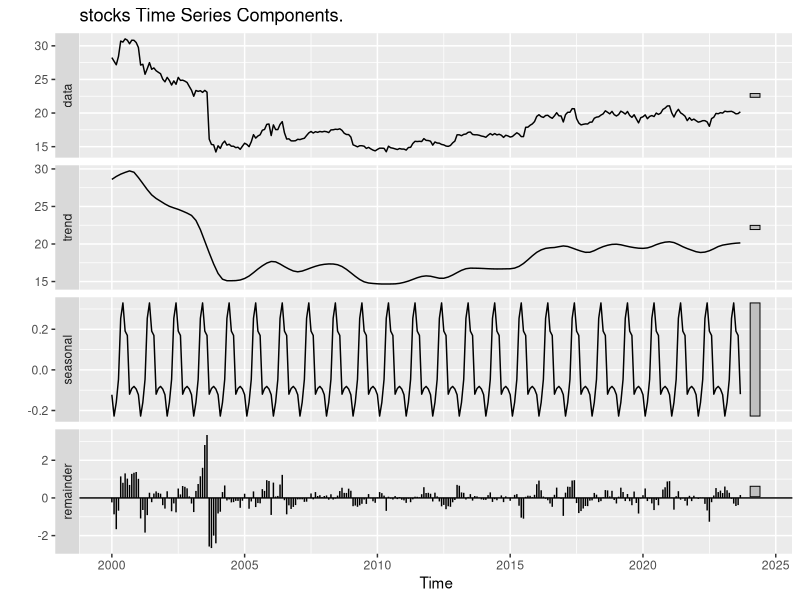
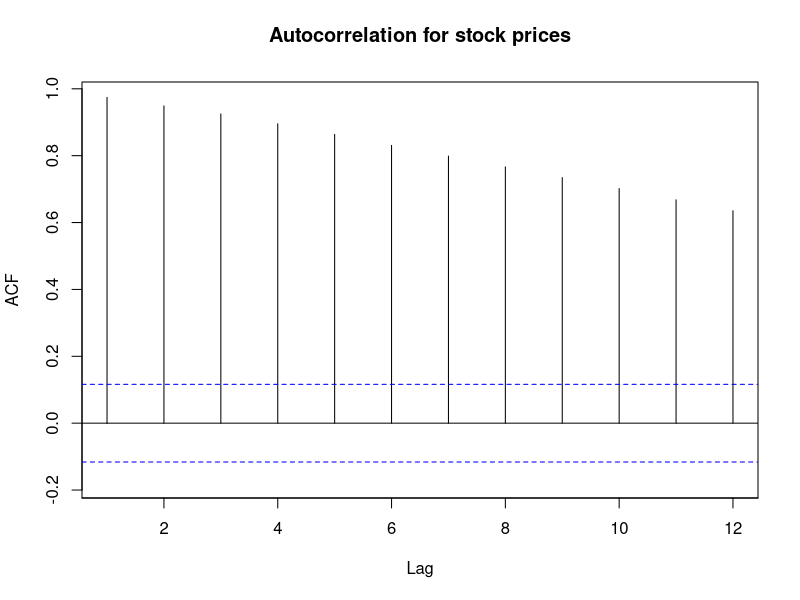

Recreate these plots in R, in order. (Note: this script raises an error after producing the figures.)
library(forecast)


# Assuming that your CSV file is structured with 'Date' and 'Close' columns for dates and closing prices
stocks_data <- read.csv("stocks_1.csv")


stocks_data
# Assuming 'stocks_data' is your data frame and 'Adj_Close' is the column containing stock prices

stocks_data$Date <- as.Date(stocks_data$Date, format = "%m/%d/%Y")

# Extract year and month from the Date column
stocks_data$Year <- lubridate::year(stocks_data$Date)
stocks_data$Month <- lubridate::month(stocks_data$Date)

# Calculate the mean 'Adj_Close' for each month
monthly_avg <- aggregate(AdjClose ~ Year + Month, data = stocks_data, FUN = mean)

# Rename the columns for clarity
colnames(monthly_avg) <- c("Year", "Month", "Mean_Adj_Close")

# Print the summarized data
print(monthly_avg)

# Create a new column 'MonthYear' by combining 'Year' and 'Month'
stocks_data$MonthYear <- paste(stocks_data$Year, stocks_data$Month, sep = "")

# Calculate the mean 'Adj_Close' for each MonthYear
monthly_avg <- aggregate(AdjClose ~ MonthYear, data = stocks_data, FUN = mean)

# Rename the columns for clarity
colnames(monthly_avg) <- c("MonthYear", "AdjClose")

# Print the summarized data
print(monthly_avg)

#Create Time Series data, plot ts components, and autocorrelation. 
stocks.ts <- ts(stocks_data$AdjClose, 
                start = c(2000, 1), end = c(2023, 9), freq = 12)
stocks.ts
stocks.stl <- stl(stocks.ts, s.window = "periodic")
autoplot(stocks.stl, main = "stocks Time Series Components.")
# identify autocorrelation and plot autocorrelation for different lags.

autocor <- Acf(stocks.ts, lag.max = 12, 
               main = "Autocorrelation for stock prices")
#Check Predictability of the data

# Use Arima() function to fit AR(1) model 
stocks.ar1<- Arima(stocks.ts, order = c(1,0,0))
summary(stocks.ar1)
# Apply z-test to test the null hypothesis that beta 
# coefficient of AR(1) is equal to 1.
ar1 <- 0.9899
s.e. <- 0.0080
null_mean <- 1
alpha <- 0.05
z.stat <- (ar1-null_mean)/s.e.
z.stat
p.value <- pnorm(z.stat)
p.value
if (p.value<alpha) {
  "Reject null hypothesis"
} else {
  "Accept null hypothesis"
}
stocks.ar1.pred <- forecast(stocks.ar1, h = nValid, level = 0)
stocks.ar1.pred
Acf(stocks.ar1$residuals, lag.max = 12, 
    main = "Autocorrelation for stocks data")
#Partitioning the Data
# Define the numbers of months in the training and validation sets,
# nTrain and nValid, respectively.

length(stocks.ts)


nValid <- 75
nTrain <- length(stocks.ts) - nValid 
train.ts <- window(stocks.ts, start = c(2000, 1), end = c(2000, nTrain))
valid.ts <- window(stocks.ts, start = c(2000, nTrain + 1), 
                   end = c(2000, nTrain + nValid))
#APPLYING FORECASTING METHODS

# Develop two-level forecast by combining regression forecast 
#and trailing MA forecast for residuals.

# Develop Regression model with linear trend and seasonality for training partition
trend.seas <- tslm(train.ts ~ trend + season)
summary(trend.seas)
# Identify and display regression residuals for training
# partition (differences between actual and regression values 
# in the same periods).
trend.seas.res <- trend.seas$residuals
trend.seas.res
library(zoo)
# Apply trailing MA for residuals with window width k = 4
# for training partition.
ma.trail.res <- rollmean(trend.seas.res, k = 4, align = "right")
ma.trail.res
## Forecast using regression and trailing MA for validation partition

# Create regression forecast with trend and seasonality for validation period.
trend.seas.pred <- forecast(trend.seas, h = nValid, level = 0)
trend.seas.pred
# Regression residuals in validation period.
trend.seas.res.valid <- valid.ts - trend.seas.pred$mean
trend.seas.res.valid
# Create residuals forecast for validation period.
ma.trail.res.pred <- forecast(ma.trail.res, h = nValid, level = 0)
ma.trail.res.pred
##PLOTS
# Plot original data and regression forecast for training and 
# validation partitions.
plot(stocks.ts, 
     xlab = "Time", ylab = "stock price", ylim = c(10,35), 
     bty = "l", xlim = c(2000, 2023), xaxt = "n",
     main = "Regression Forecast in Training and Validation Partitions ") 
axis(1, at = seq(2000,2023, 1), labels = format(seq(2000,2023, 1)))
lines(trend.seas$fitted, col = "blue", lwd = 2, lty = 1)
lines(trend.seas.pred$mean, col = "blue", lwd = 2, lty = 2)
legend(2001,35, legend = c("stock price", 
                             "Regression Forecast, Training Partition", 
                             "Regression Forecast, Validation Partition"), 
       col = c("black", "blue", "blue"), 
       lty = c(1, 1, 2), lwd =c(1, 2, 2), bty = "n")

# Plot on chart vertical lines and horizontal arrows describing
# training, validation, and future prediction intervals.
lines(c(2022, 2022), c(0, 1800))
lines(c(2023, 2023), c(0, 1800))
text(2009, 35, "Training")
text(2022, 35, "Validation")
text(2024.5, 35, "Future")
# Develop two-level forecast for validation period by combining  
# regression forecast and trailing MA forecast for residuals.
fst.2level <- trend.seas.pred$mean + ma.trail.res.pred$mean
fst.2level
# Use accuracy() function to identify common accuracy measures.
# Use round() function to round accuracy measures to three decimal digits.
round(accuracy(fst.2level, valid.ts), 3)
##EXPONENTIAL SMOOTHING

## SIMPLE EXPONENTIAL SMOOTHING (SES) WITH PARTITIONED DATA, ALPHA = 0.2.

# Create simple exponential smoothing (SES) for training data.
#model = "ANN", i.e., additive error(A), no trend (N) & no seasonality (N).
ses.orig <- ets(train.ts, model = "ANN", alpha = 0.2)
ses.orig
# make predictions using  SES model for validation period. 
ses.orig.pred <- forecast(ses.orig, h = nValid, level = 0)
ses.orig.pred
#Accuracy for validation partition
round(accuracy(ses.orig.pred$mean, valid.ts), 3)
## HOLT-WINTER'S (HW) EXPONENTIAL SMOOTHING WITH PARTITIONED DATA. 
## OPTIMAL PARAMETERS FOR ALPHA, BETA, AND GAMMA.

# Create Holt-Winter's (HW) exponential smoothing for partitioned data.
# Use ets() function with model = "AAA", i.e., additive error(A), 
# additive trend (A), & additive seasonality (A). 
# Use optimal alpha, beta, & gamma to fit HW over the training period.
hw.AAA <- ets(train.ts, model = "AAA")
hw.AAA
#make predictions using this HW model for validation period. 
hw.AAA.pred <- forecast(hw.AAA, h = nValid, level = 0)
hw.AAA.pred
# Plot HW predictions for HW additive model (AAA) optimal smoothing parameters.
plot(hw.AAA.pred$mean, 
     xlab = "Time", ylab = "stocks", ylim = c(10,35), 
     bty = "l", xlim = c(2000, 2023), xaxt = "n",
     main = "Holt-Winter's Additive Model with Optimal Smoothing Parameters", 
     lty = 2, col = "blue", lwd = 2) 
axis(1, at = seq(2000,2023, 1), labels = format(seq(2000,2023, 1)))
lines(trend.seas$fitted, col = "blue", lwd = 2, lty = 1)
lines(hw.AAA.pred$fitted, col = "blue", lwd = 2)
lines(stocks.ts)
legend(2001,35, legend = c("stock price", 
                           "Regression Forecast, Training Partition", 
                           "Regression Forecast, Validation Partition"), 
       col = c("black", "blue", "blue"), 
       lty = c(1, 1, 2), lwd =c(1, 2, 2), bty = "n")

# Plot on chart vertical lines and horizontal arrows describing
# training, validation, and future prediction intervals.
lines(c(2022, 2022), c(0, 1800))
lines(c(2023, 2023), c(0, 1800))
text(2009, 35, "Training")
text(2022, 35, "Validation")
text(2024.5, 35, "Future")

#accuracy for validation data
round(accuracy(hw.AAA.pred$mean, valid.ts), 3)
# Create Holt-Winter's (HW) exponential smoothing for partitioned data with model = "ZZZ"
#i.e., automatic selection of error, trend, and seasonality options.
# Use optimal alpha, beta, & gamma to fit HW over the training period.
hw.ZZZ <- ets(train.ts, model = "ZZZ")
hw.ZZZ 

#make predictions using this HW model with validation period. 
hw.ZZZ.pred <- forecast(hw.ZZZ, h = nValid, level = 0)
hw.ZZZ.pred
round(accuracy(hw.ZZZ.pred$mean, valid.ts), 3)
##REGRESSION BASED MODELS

#Regression Model with Seasonality for training dataset
train.season <- tslm(train.ts ~ season)

# See summary of seasonal model and associated parameters.
summary(train.season)


# make predictions for ts with seasonality data in validation set.  
train.season.pred <- forecast(train.season, h = nValid, level = 0)
#accuracy for validation partition
round(accuracy(train.season.pred$mean, valid.ts), 3)


#Regression Model with Linear Trend and Seasonality for training partition
train.lin.season <- tslm(train.ts ~ trend + season)

# See summary of linear trend and seasonality model and associated parameters.
summary(train.lin.season)


# make predictions for ts with linear trend and seasonality data in validation set.  
train.lin.season.pred <- forecast(train.lin.season, h = nValid, level = 0)
#Regression model with quadratic trend and seasonality for training partition
train.quad.season <- tslm(train.ts ~ trend + I(trend^2) + season)

# See summary of quadratic trend and seasonality model and associated parameters.
summary(train.quad.season)

# make predictions for ts with trend and seasonality data in validation set.  
train.quad.season.pred <- forecast(train.quad.season, h = nValid, level = 0)
#Accuracy for validation partition
round(accuracy(train.quad.season.pred$mean, valid.ts),3)



## CREATE TWO-LEVEL MODEL WITH LINEAR TREND AND SEASONALITY MODEL AND AR(1) RESIDUALS.


# create linear trend and seasonal model for training partition
train.lin.season <- tslm(train.ts ~ trend + season)

# See summary of linear trend equation and associated parameters.
summary(train.lin.season)

# make predictions for ts with linear trend and seasonal model in validation set.  
train.lin.season.pred <- forecast(train.lin.season, h = nValid, level = 0)
train.lin.season.pred

# Use Acf() function to identify autocorrelation for the model residuals 
# (training and validation sets)
Acf(train.lin.season.pred$residuals, lag.max = 12, 
    main = "Autocorrelation for Houses Sold Training Residuals")
Acf(valid.ts - train.lin.season.pred$mean, lag.max = 12, 
    main = "Autocorrelation for Houses Sold Validation Residuals")


# Use Arima() function to fit AR(1) model for training residuals. The Arima model of 
# order = c(1,0,0) gives an AR(1) model.

res.ar1 <- Arima(train.lin.season$residuals, order = c(1,0,0))
summary(res.ar1)

# make prediction of residuals in validation set.
res.ar1.pred <- forecast(res.ar1, h = nValid, level = 0)
res.ar1.pred

# identify autocorrelation for the training residual of residuals 
#plot autocorrelation for different lags 
Acf(res.ar1$residuals, lag.max = 12, 
    main = "Autocorrelation for Houses Sold Training Residuals of Residuals")

# Create two-level model's forecast with linear trend and seasonality 
# regression + AR(1) for residuals for validation period. 
valid.two.level.pred <- train.lin.season.pred$mean + res.ar1.pred$mean
#Accuracy for validation data
round(accuracy(valid.two.level.pred, valid.ts), 3)


###ARIMA MODELS

##ARIMA (2,1,2)

# Use Arima() function to fit ARIMA(2,1,2) model.
# Use summary() to show ARIMA model and its parameters.
train.arima <- Arima(train.ts, order = c(2,1,2)) 
summary(train.arima)

# make predictions for ts with ARIMA model in validation set.    
train.arima.pred <- forecast(train.arima, h = nValid, level = 0)
train.arima.pred

# Using Acf() function, create autocorrelation chart of ARIMA(2,1,2) model residuals.
Acf(train.arima$residuals, lag.max = 12, 
    main = "Autocorrelations of ARIMA(2,1,2) Model Residuals")
#Accuracy for validation data
round(accuracy(train.arima.pred$mean, valid.ts), 3)



##AUTO ARIMA MODEL

# Use auto.arima() function to fit ARIMA model.
# Use summary() to show auto ARIMA model and its parameters.
train.auto.arima <- auto.arima(train.ts)
summary(train.auto.arima)

# make predictions for ts with auto ARIMA model in validation set.  
train.auto.arima.pred <- forecast(train.auto.arima, h = nValid, level = 0)
train.auto.arima.pred

# Using Acf() function, create autocorrelation chart of auto ARIMA 
# model residuals.
Acf(train.auto.arima$residuals, lag.max = 12, 
    main = "Autocorrelations of Auto ARIMA Model Residuals")
#Accuracy for validation dataset
round(accuracy(train.auto.arima.pred$mean, valid.ts), 3)


#### After comparing the accuracy, below models would be used for future forecasting:
#Two level model with Linear trend and seasonality + Trailing MA
#Holt-Winter's ZZZ model
#Regression Model with Seasonality
#ARIMA (2,1,2)
#Auto ARIMA


##Using Two level model with Linear trend and seasonality + Trailing MA for entire dataset

# Fit a regression model with linear trend and seasonality for
# entire data set.
tot.trend.seas <- tslm(stocks.ts ~ trend  + season)
summary(tot.trend.seas)

# Create regression forecast for future 24 periods.
tot.trend.seas.pred <- forecast(tot.trend.seas, h = 24, level = 0)
tot.trend.seas.pred

# Identify and display regression residuals for entire data set.
tot.trend.seas.res <- tot.trend.seas$residuals
tot.trend.seas.res

# Use trailing MA to forecast residuals for entire data set.
tot.ma.trail.res <- rollmean(tot.trend.seas.res, k = 4, align = "right")
tot.ma.trail.res

# Create forecast for trailing MA residuals for future 24 periods.
tot.ma.trail.res.pred <- forecast(tot.ma.trail.res, h = 24, level = 0)
tot.ma.trail.res.pred

# Develop 2-level forecast for future 24 periods by combining 
# regression forecast and trailing MA for residuals for future
# 12 periods.
tot.fst.2level <- tot.trend.seas.pred$mean + tot.ma.trail.res.pred$mean
tot.fst.2level
#Accuracy for the forecast
round(accuracy(tot.trend.seas.pred$fitted+tot.ma.trail.res, stocks.ts), 3)
round(accuracy((snaive(stocks.ts))$fitted, stocks.ts), 3)


## FORECAST WITH HOLT-WINTER'S ZZZ MODEL USING ENTIRE DATA SET INTO
## THE FUTURE FOR 24 PERIODS.

# Create Holt-Winter's (HW) exponential smoothing for full data set. 
HW.ZZZ <- ets(stocks.ts, model = "ZZZ")
HW.ZZZ

#make predictions using this HW model for 24 month into the future.
HW.ZZZ.pred <- forecast(HW.ZZZ, h = 24 , level = 0)
HW.ZZZ.pred
#Accuracy for forecast
round(accuracy(HW.ZZZ.pred$fitted, stocks.ts), 3)



## FORECAST WITH REGRESSION MODEL WITH SEASONALITY USING ENTIRE DATA SET INTO
## THE FUTURE FOR 24 PERIODS.

#Regression Model with Seasonality for training dataset
data.season <- tslm(stocks.ts ~ season)

# See summary of seasonal model and associated parameters.
summary(data.season)


# make predictions for ts with seasonality data in validation set.  
data.season.pred <- forecast(data.season, h = 24, level = 0)
#accuracy for forecast
round(accuracy(data.season.pred$fitted, stocks.ts), 3)


## FORECAST WITH ARIMA(2,1,2) USING ENTIRE DATA SET INTO
## THE FUTURE FOR 24 PERIODS.

# Use arima() function to fit seasonal ARIMA(2,1,2) model 
# for entire data set.
# use summary() to show auto ARIMA model and its parameters for entire data set.
arima.seas <- Arima(stocks.ts, order = c(2,1,2))
summary(arima.seas)

# Apply forecast() function to make predictions for ts with ARIMA (2,1,2) model 
#for the future 24 periods. 
arima.seas.pred <- forecast(arima.seas, h = 24, level = 0)
arima.seas.pred


# Use Acf() function to create autocorrelation chart of ARIMA (2,1,2)
# model residuals.
Acf(arima.seas$residuals, lag.max = 12, 
    main = "Autocorrelations of Seasonal ARIMA (2,1,2) Model Residuals")
#Accuracy for the forecast
round(accuracy(arima.seas.pred$fitted, stocks.ts), 3)



###AUTO ARIMA
# Use auto.arima() function to fit ARIMA model for entire data set.
# use summary() to show auto ARIMA model and its parameters for entire data set.
auto.arima <- auto.arima(stocks.ts)
summary(auto.arima)
round(accuracy(auto.arima$fitted, stocks.ts), 3)

###all model accuracies
round(accuracy(fst.2level, valid.ts), 3)
round(accuracy(ses.orig.pred$mean, valid.ts), 3)
round(accuracy(hw.AAA.pred$mean, valid.ts), 3)
round(accuracy(hw.ZZZ.pred$mean, valid.ts), 3)
round(accuracy(train.season.pred$mean, valid.ts), 3)
round(accuracy(train.quad.season.pred$mean, valid.ts),3)
round(accuracy(valid.two.level.pred, valid.ts), 3)
round(accuracy(train.arima.pred$mean, valid.ts), 3)
round(accuracy(train.auto.arima.pred$mean, valid.ts), 3)
round(accuracy(tot.trend.seas.pred$fitted+tot.ma.trail.res, stocks.ts), 3)
round(accuracy((snaive(stocks.ts))$fitted, stocks.ts), 3)
round(accuracy(HW.ZZZ.pred$fitted, stocks.ts), 3)
round(accuracy(data.season.pred$fitted, stocks.ts), 3)
round(accuracy(arima.seas.pred$fitted, stocks.ts), 3)
round(accuracy(auto.arima$fitted, stocks.ts), 3)

